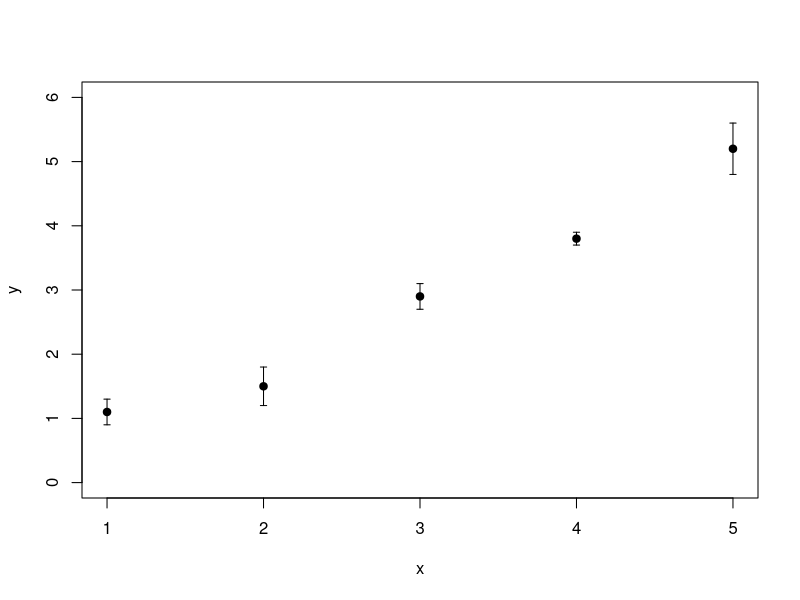

Here is the R script that generated this plot:

x<- c(1:5)
y<- c(1.1, 1.5, 2.9, 3.8, 5.2)
sd<- c(0.2, 0.3, 0.2, 0.1, 0.4)


plot (x, y, ylim=c(0, 6),pch=19)
#polygon(c(x,rev(x)),c(y+sd,rev(y-sd)),col=rgb(0.8,0.8,0.8,0.5),border=NA)
segments(x, y-sd,x, y+sd)

epsilon = 0.02
segments(x-epsilon,y-sd,x+epsilon,y-sd)
segments(x-epsilon,y+sd,x+epsilon,y+sd)



xx <- data.frame(x,y,sd)
print(xx)
